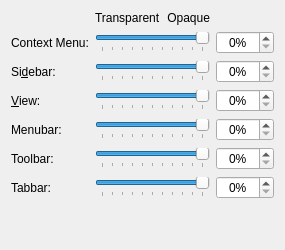
     <widget class="QWidget" name="Transparency">
      <attribute name="title">
       <string>Transparency</string>
      </attribute>
      <layout class="QGridLayout" name="gridLayout_2">
       <item row="0" column="1">
        <layout class="QHBoxLayout" name="horizontalLayout">
         <item>
          <widget class="QLabel" name="label_6">
           <property name="sizePolicy">
            <sizepolicy hsizetype="Preferred" vsizetype="Maximum">
             <horstretch>0</horstretch>
             <verstretch>0</verstretch>
            </sizepolicy>
           </property>
           <property name="text">
            <string>Transparent</string>
           </property>
          </widget>
         </item>
         <item>
          <widget class="QLabel" name="label">
           <property name="sizePolicy">
            <sizepolicy hsizetype="Preferred" vsizetype="Maximum">
             <horstretch>0</horstretch>
             <verstretch>0</verstretch>
            </sizepolicy>
           </property>
           <property name="text">
            <string>Opaque</string>
           </property>
           <property name="alignment">
            <set>Qt::AlignmentFlag::AlignRight|Qt::AlignmentFlag::AlignTrailing|Qt::AlignmentFlag::AlignVCenter</set>
           </property>
          </widget>
         </item>
        </layout>
       </item>
       <item row="1" column="0">
        <widget class="QLabel" name="_menuGroupDescription">
         <property name="toolTip">
          <string>This changes the transparency of context menus and popup menus</string>
         </property>
         <property name="text">
          <string>Context Menu:</string>
         </property>
         <property name="alignment">
          <set>Qt::AlignmentFlag::AlignLeading|Qt::AlignmentFlag::AlignLeft|Qt::AlignmentFlag::AlignVCenter</set>
         </property>
         <property name="buddy">
          <cstring>_menuOpacity</cstring>
         </property>
        </widget>
       </item>
       <item row="1" column="1">
        <widget class="QSlider" name="_menuOpacity">
         <property name="toolTip">
          <string>This changes the transparency of context menus and popup menus</string>
         </property>
         <property name="maximum">
          <number>100</number>
         </property>
         <property name="value">
          <number>100</number>
         </property>
         <property name="orientation">
          <enum>Qt::Orientation::Horizontal</enum>
         </property>
         <property name="tickPosition">
          <enum>QSlider::TickPosition::TicksBelow</enum>
         </property>
         <property name="tickInterval">
          <number>10</number>
         </property>
        </widget>
       </item>
       <item row="1" column="2">
        <widget class="QSpinBox" name="_menuOpacitySpinBox">
         <property name="alignment">
          <set>Qt::AlignmentFlag::AlignCenter</set>
         </property>
         <property name="suffix">
          <string notr="true">%</string>
         </property>
         <property name="maximum">
          <number>100</number>
         </property>
        </widget>
       </item>
       <item row="2" column="0">
        <widget class="QLabel" name="label_5">
         <property name="toolTip">
          <string>Dolphin sidebar transparency. Requires &quot;Draw frame around dockable panels&quot; to be disabled.</string>
         </property>
         <property name="text">
          <string>Si&amp;debar:</string>
         </property>
         <property name="alignment">
          <set>Qt::AlignmentFlag::AlignLeading|Qt::AlignmentFlag::AlignLeft|Qt::AlignmentFlag::AlignVCenter</set>
         </property>
         <property name="buddy">
          <cstring>_sidebarOpacity</cstring>
         </property>
        </widget>
       </item>
       <item row="2" column="1">
        <widget class="QSlider" name="_sidebarOpacity">
         <property name="toolTip">
          <string>Dolphin sidebar transparency. Requires &quot;Draw frame around dockable panels&quot; to be disabled.</string>
         </property>
         <property name="maximum">
          <number>100</number>
         </property>
         <property name="value">
          <number>100</number>
         </property>
         <property name="orientation">
          <enum>Qt::Orientation::Horizontal</enum>
         </property>
         <property name="tickPosition">
          <enum>QSlider::TickPosition::TicksBelow</enum>
         </property>
         <property name="tickInterval">
          <number>10</number>
         </property>
        </widget>
       </item>
       <item row="2" column="2">
        <widget class="QSpinBox" name="_sidebarOpacitySpinBox">
         <property name="alignment">
          <set>Qt::AlignmentFlag::AlignCenter</set>
         </property>
         <property name="suffix">
          <string notr="true">%</string>
         </property>
         <property name="maximum">
          <number>100</number>
         </property>
        </widget>
       </item>
       <item row="3" column="0">
        <widget class="QLabel" name="label_viewOpacity">
         <property name="toolTip">
          <string>This changes the transparency of the Dolphin main file view area</string>
         </property>
         <property name="text">
          <string>&amp;View:</string>
         </property>
         <property name="alignment">
          <set>Qt::AlignmentFlag::AlignLeading|Qt::AlignmentFlag::AlignLeft|Qt::AlignmentFlag::AlignVCenter</set>
         </property>
         <property name="buddy">
          <cstring>_viewOpacity</cstring>
         </property>
        </widget>
       </item>
       <item row="3" column="1">
        <widget class="QSlider" name="_viewOpacity">
         <property name="toolTip">
          <string>This changes the transparency of the Dolphin main file view area</string>
         </property>
         <property name="maximum">
          <number>100</number>
         </property>
         <property name="value">
          <number>100</number>
         </property>
         <property name="orientation">
          <enum>Qt::Orientation::Horizontal</enum>
         </property>
         <property name="tickPosition">
          <enum>QSlider::TickPosition::TicksBelow</enum>
         </property>
         <property name="tickInterval">
          <number>10</number>
         </property>
        </widget>
       </item>
       <item row="3" column="2">
        <widget class="QSpinBox" name="_viewOpacitySpinBox">
         <property name="alignment">
          <set>Qt::AlignmentFlag::AlignCenter</set>
         </property>
         <property name="suffix">
          <string notr="true">%</string>
         </property>
         <property name="maximum">
          <number>100</number>
         </property>
        </widget>
       </item>
       <item row="4" column="0">
        <widget class="QLabel" name="label_7">
         <property name="text">
          <string>Menubar:</string>
         </property>
         <property name="alignment">
          <set>Qt::AlignmentFlag::AlignLeading|Qt::AlignmentFlag::AlignLeft|Qt::AlignmentFlag::AlignVCenter</set>
         </property>
         <property name="buddy">
          <cstring>_menuBarOpacity</cstring>
         </property>
        </widget>
       </item>
       <item row="4" column="1">
        <widget class="QSlider" name="_menuBarOpacity">
         <property name="toolTip">
          <string>This changes the menubar opacity</string>
         </property>
         <property name="maximum">
          <number>100</number>
         </property>
         <property name="value">
          <number>100</number>
         </property>
         <property name="orientation">
          <enum>Qt::Orientation::Horizontal</enum>
         </property>
         <property name="tickPosition">
          <enum>QSlider::TickPosition::TicksBelow</enum>
         </property>
         <property name="tickInterval">
          <number>10</number>
         </property>
        </widget>
       </item>
       <item row="4" column="2">
        <widget class="QSpinBox" name="_menuBarOpacitySpinBox">
         <property name="alignment">
          <set>Qt::AlignmentFlag::AlignCenter</set>
         </property>
         <property name="suffix">
          <string notr="true">%</string>
         </property>
         <property name="maximum">
          <number>100</number>
         </property>
        </widget>
       </item>
       <item row="5" column="0">
        <widget class="QLabel" name="label_8">
         <property name="text">
          <string>Toolbar:</string>
         </property>
         <property name="alignment">
          <set>Qt::AlignmentFlag::AlignLeading|Qt::AlignmentFlag::AlignLeft|Qt::AlignmentFlag::AlignVCenter</set>
         </property>
         <property name="buddy">
          <cstring>_toolBarOpacity</cstring>
         </property>
        </widget>
       </item>
       <item row="5" column="1">
        <widget class="QSlider" name="_toolBarOpacity">
         <property name="toolTip">
          <string>This changes the toolbar opacity</string>
         </property>
         <property name="maximum">
          <number>100</number>
         </property>
         <property name="value">
          <number>100</number>
         </property>
         <property name="orientation">
          <enum>Qt::Orientation::Horizontal</enum>
         </property>
         <property name="tickPosition">
          <enum>QSlider::TickPosition::TicksBelow</enum>
         </property>
         <property name="tickInterval">
          <number>10</number>
         </property>
        </widget>
       </item>
       <item row="5" column="2">
        <widget class="QSpinBox" name="_toolBarOpacitySpinBox">
         <property name="alignment">
          <set>Qt::AlignmentFlag::AlignCenter</set>
         </property>
         <property name="suffix">
          <string notr="true">%</string>
         </property>
         <property name="maximum">
          <number>100</number>
         </property>
        </widget>
       </item>
       <item row="6" column="0">
        <widget class="QLabel" name="label_18">
         <property name="toolTip">
          <string>This changes the tabbar opacity inside Dolphin &amp; Konsole</string>
         </property>
         <property name="text">
          <string>Tabbar:</string>
         </property>
         <property name="alignment">
          <set>Qt::AlignmentFlag::AlignLeading|Qt::AlignmentFlag::AlignLeft|Qt::AlignmentFlag::AlignVCenter</set>
         </property>
         <property name="buddy">
          <cstring>_tabBarOpacity</cstring>
         </property>
        </widget>
       </item>
       <item row="6" column="1">
        <widget class="QSlider" name="_tabBarOpacity">
         <property name="toolTip">
          <string>This changes the tabbar opacity inside Dolphin &amp; Konsole</string>
         </property>
         <property name="maximum">
          <number>100</number>
         </property>
         <property name="value">
          <number>100</number>
         </property>
         <property name="orientation">
          <enum>Qt::Orientation::Horizontal</enum>
         </property>
         <property name="tickPosition">
          <enum>QSlider::TickPosition::TicksBelow</enum>
         </property>
         <property name="tickInterval">
          <number>10</number>
         </property>
        </widget>
       </item>
       <item row="6" column="2">
        <widget class="QSpinBox" name="_tabBarOpacitySpinBox">
         <property name="alignment">
          <set>Qt::AlignmentFlag::AlignCenter</set>
         </property>
         <property name="suffix">
          <string notr="true">%</string>
         </property>
         <property name="maximum">
          <number>100</number>
         </property>
        </widget>
       </item>
       <item row="7" column="0">
        <spacer name="verticalSpacer_2">
         <property name="orientation">
          <enum>Qt::Orientation::Vertical</enum>
         </property>
         <property name="sizeHint" stdset="0">
          <size>
           <width>20</width>
           <height>40</height>
          </size>
         </property>
        </spacer>
       </item>
      </layout>
     </widget>
